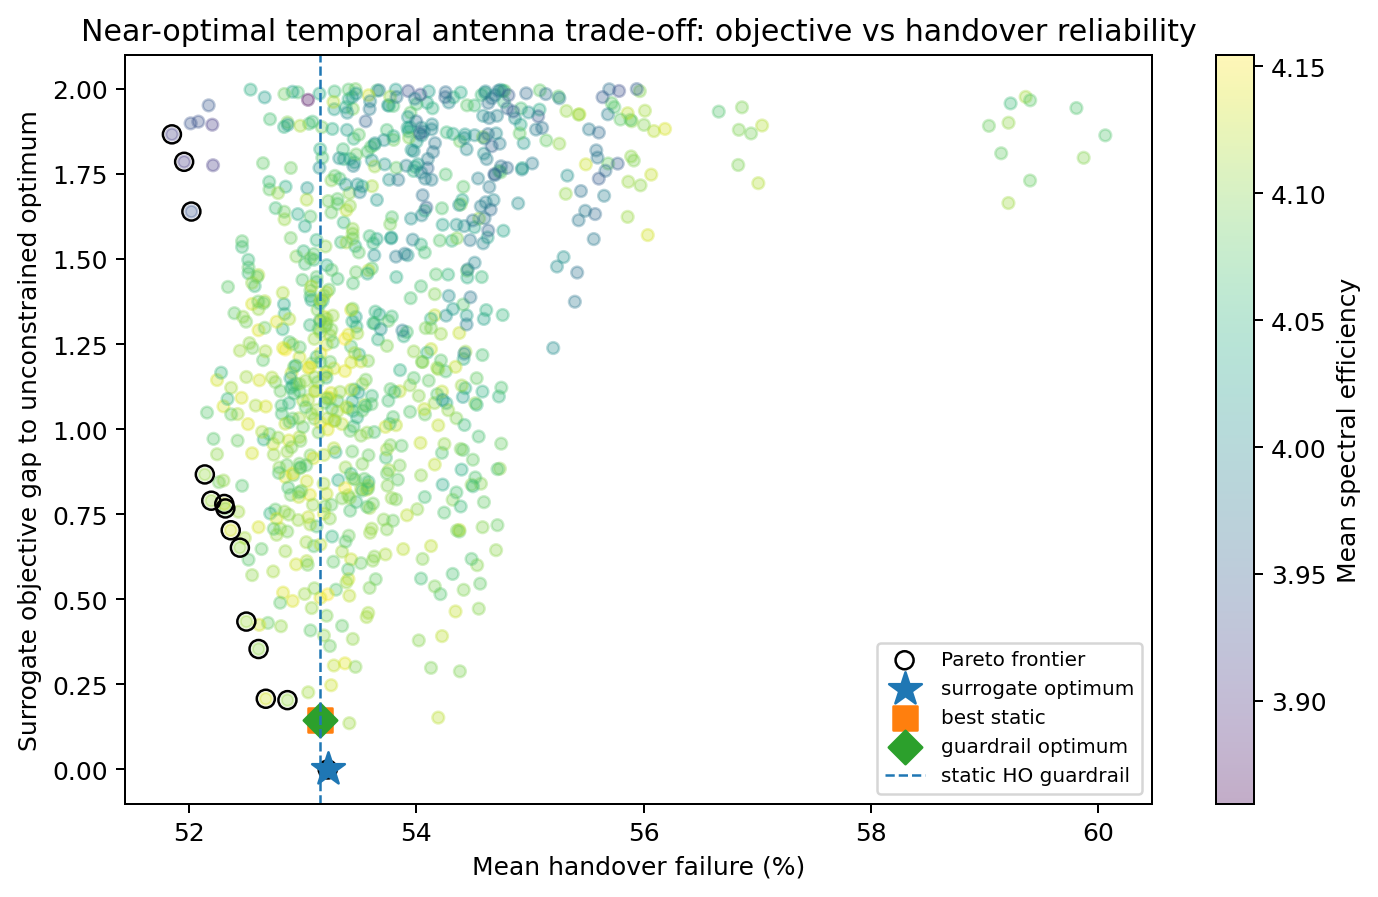

Here is the Python script that generated this plot:
"""Operational Pareto/guardrail analysis for the canonical temporal antenna case.

The direct QUBO surrogate is optimized jointly with switching cost, but every
trajectory is also scored with exact joint-SINR KPIs.  On the tiny correctness
instance all snapshot configurations can be cached, making an exhaustive
trajectory Pareto analysis cheap and reproducible.
"""
from __future__ import annotations

import argparse
from datetime import datetime, timezone
from itertools import product
import json
from pathlib import Path

import matplotlib.pyplot as plt
import numpy as np

from direct_temporal import build_direct_temporal_problem
from mobility import evolve_network, make_commuter_mobility
from rf_model import make_network


def load(path):
    return json.loads(Path(path).read_text(encoding="utf-8"))


def reconstruct(record):
    inst, run = record["instance"], record["run"]
    seeds = run["provenance"]["seeds"]
    net = make_network(inst["n_towers"], tilt_levels_deg=inst["tilt_levels_deg"], seed=seeds["network"])
    mob = make_commuter_mobility(net, n_steps=inst["H"], seed=seeds["mobility"], speed_frac=inst["traffic_speed_fraction"])
    snaps = evolve_network(net, mob, n_steps=inst["H"])
    return build_direct_temporal_problem(snaps, lam=inst["switching_weight"], cost_mode=inst["switching_mode"])


def pareto_mask(objective, handover):
    order = np.argsort(objective)
    keep = np.zeros(len(objective), dtype=bool)
    best_ho = np.inf
    for idx in order:
        if handover[idx] < best_ho - 1e-12:
            keep[idx] = True
            best_ho = handover[idx]
    return keep


def plot_saved(path, figure):
    d = load(path)
    rows = d["trajectories"]
    obj = np.asarray([r["objective"] for r in rows])
    ho = np.asarray([r["handover_failure_pct"] for r in rows])
    se = np.asarray([r["mean_spectral_efficiency"] for r in rows])
    pareto = np.asarray([r["pareto"] for r in rows], bool)
    best = d["reference"]["unconstrained_optimum"]
    static = d["reference"]["best_static"]
    guard = d["reference"]["guardrail_optimum"]

    gap = obj - best["objective"]
    # The full 19,683-trajectory cloud is saved in JSON.  The deck figure zooms
    # into the operationally relevant near-optimal region so the trade-off is
    # readable rather than burying the frontier under thousands of bad points.
    visible = gap <= 2.0
    fig, ax = plt.subplots(figsize=(9.2, 5.4))
    sc = ax.scatter(ho[visible], gap[visible], c=se[visible], s=22, alpha=0.32)
    shown_pareto = pareto & visible
    ax.scatter(ho[shown_pareto], gap[shown_pareto], s=52, facecolors="none", edgecolors="black", label="Pareto frontier")
    ax.scatter([best["handover_failure_pct"]], [0.0], marker="*", s=190, label="surrogate optimum")
    ax.scatter([static["handover_failure_pct"]], [static["objective"]-best["objective"]], marker="s", s=90, label="best static")
    ax.scatter([guard["handover_failure_pct"]], [guard["objective"]-best["objective"]], marker="D", s=90, label="guardrail optimum")
    ax.axvline(static["handover_failure_pct"], linestyle="--", linewidth=1, label="static HO guardrail")
    ax.set_xlabel("Mean handover failure (%)")
    ax.set_ylabel("Surrogate objective gap to unconstrained optimum")
    ax.set_title("Near-optimal temporal antenna trade-off: objective vs handover reliability")
    fig.colorbar(sc, ax=ax, label="Mean spectral efficiency")
    ax.legend(fontsize=8, loc="best")
    fig.savefig(figure, dpi=180, bbox_inches="tight")
    plt.close(fig)


def main():
    ap = argparse.ArgumentParser()
    ap.add_argument("--direct", required=True)
    ap.add_argument("--out", default="results/direct_temporal_pareto_2026_09_09.json")
    ap.add_argument("--figure", default="figures/final_temporal/direct_temporal_pareto.png")
    args = ap.parse_args()

    record = load(args.direct)
    problem = reconstruct(record)
    H, S, T = problem.horizon, problem.n_sectors, problem.n_tilts
    configs = [np.asarray(c, int) for c in product(range(T), repeat=S)]
    if len(configs) ** H > 2_000_000:
        raise RuntimeError("exhaustive Pareto analysis is intentionally a tiny-tier validation")

    # Cache exact KPI evaluations: H*T^S RF evaluations instead of T^(S*H)*H.
    kpi_cache = [[snap.evaluate_config(cfg) for cfg in configs] for snap in problem.snapshots]
    snapshot_cost = np.asarray([[q.objective_from_config(cfg) for cfg in configs]
                                for q in problem.snapshot_qubos])
    levels = np.asarray(problem.snapshots[0].tilt_levels_deg, float)

    rows = []
    for choice in product(range(len(configs)), repeat=H):
        traj = np.stack([configs[i] for i in choice])
        raw_switch = (np.count_nonzero(np.diff(traj, axis=0)) if problem.cost_mode == "switches"
                      else np.abs(np.diff(levels[traj], axis=0)).sum())
        objective = float(sum(snapshot_cost[t, choice[t]] for t in range(H)) + problem.lam * raw_switch)
        step = [kpi_cache[t][choice[t]] for t in range(H)]
        rows.append({
            "trajectory": traj.tolist(),
            "objective": objective,
            "mean_sinr_db": float(np.mean([x["mean_sinr_db"] for x in step])),
            "edge_sinr_db": float(np.mean([x["edge_sinr_db"] for x in step])),
            "mean_spectral_efficiency": float(np.mean([x["mean_spectral_efficiency"] for x in step])),
            "outage_pct": float(np.mean([x["outage_pct"] for x in step])),
            "handover_failure_pct": float(np.mean([x["handover_failure_pct"] for x in step])),
            "n_switches": int(np.count_nonzero(np.diff(traj, axis=0))),
            "switch_cost": float(raw_switch),
        })

    obj = np.asarray([r["objective"] for r in rows])
    ho = np.asarray([r["handover_failure_pct"] for r in rows])
    outage = np.asarray([r["outage_pct"] for r in rows])
    p = pareto_mask(obj, ho)
    for row, flag in zip(rows, p):
        row["pareto"] = bool(flag)

    methods = {m["name"]: m for m in record["methods"]}
    static_k = methods["best static trajectory"]["solution"]["kpis"]
    static_traj = methods["best static trajectory"]["solution"]["trajectory"]
    static_obj = methods["best static trajectory"]["solution"]["objective"]
    exact = int(np.argmin(obj))
    guard_mask = ((ho <= float(static_k["handover_failure_pct"]) + 1e-12) &
                  (outage <= float(static_k["outage_pct"]) + 1e-12))
    guard_idx = int(np.argmin(np.where(guard_mask, obj, np.inf)))

    result = {
        "analysis": "temporal antenna operational Pareto and guardrail",
        "timestamp_utc": datetime.now(timezone.utc).isoformat(),
        "source_result": args.direct,
        "guardrail": {
            "handover_failure_pct_max": float(static_k["handover_failure_pct"]),
            "outage_pct_max": float(static_k["outage_pct"]),
            "definition": "do not worsen mean handover failure or mean outage relative to the best static trajectory",
        },
        "reference": {
            "unconstrained_optimum": rows[exact],
            "best_static": {
                "trajectory": static_traj,
                "objective": float(static_obj),
                "handover_failure_pct": float(static_k["handover_failure_pct"]),
                "outage_pct": float(static_k["outage_pct"]),
                "mean_spectral_efficiency": float(static_k["mean_spectral_efficiency"]),
                "n_switches": int(static_k["n_switches"]),
            },
            "guardrail_optimum": rows[guard_idx],
        },
        "summary": {
            "n_trajectories": len(rows),
            "n_pareto": int(p.sum()),
            "n_guardrail_feasible": int(guard_mask.sum()),
            "guardrail_objective_penalty": float(rows[guard_idx]["objective"] - rows[exact]["objective"]),
            "guardrail_throughput_delta_vs_static": float(rows[guard_idx]["mean_spectral_efficiency"] - static_k["mean_spectral_efficiency"]),
        },
        "trajectories": rows,
    }

    out = Path(args.out)
    out.parent.mkdir(parents=True, exist_ok=True)
    out.write_text(json.dumps(result, indent=2) + "\n", encoding="utf-8")
    fig = Path(args.figure)
    fig.parent.mkdir(parents=True, exist_ok=True)
    plot_saved(out, fig)
    print(json.dumps(result["summary"], indent=2))
    print("guardrail optimum", result["reference"]["guardrail_optimum"])
    print(out)
    print(fig)


if __name__ == "__main__":
    main()
